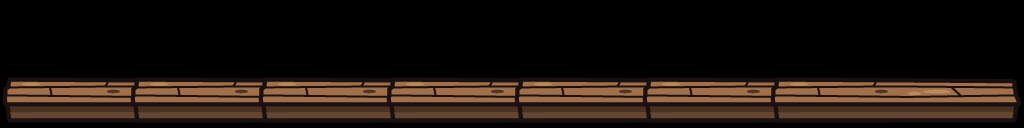

This is a level from a 2D game, rendered from its Tiled map with the project's own tilesets. A one-line summary and the complete map file follow:
An orthogonal 8x1 tile map with 128x128 px tiles, 1 tile layer (Tile Layer 1).

<map version="1.10" tiledversion="1.10.0" orientation="orthogonal" renderorder="right-down" width="8" height="1" tilewidth="128" tileheight="128" infinite="0" nextlayerid="2" nextobjectid="1">
 <tileset firstgid="1" source="../../Goblin Village/tilesets.tsx" />
 <layer id="1" name="Tile Layer 1" width="8" height="1">
  <data encoding="csv">
29,29,29,29,29,29,29,0
</data>
 </layer>
</map>